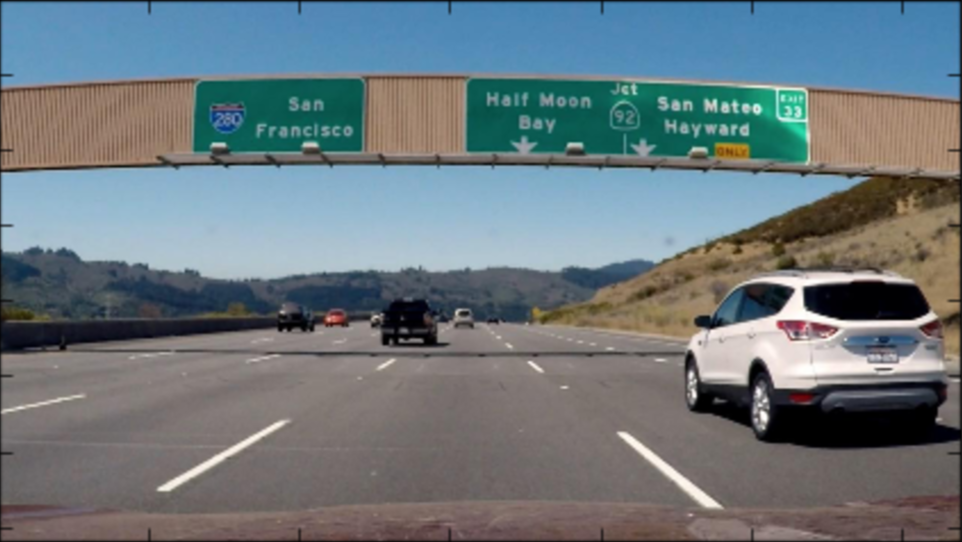
#> input picture applying_sobel/original.png, 962 x 542 px
$ jupyter execute applying_sobel.ipynb   (older library calls are emulated)
#> lines starting #> are read from the running program, lines starting #| are printed output that depends on the picture; after the words box and inside, x2 and y2 are one past the last pixel; in counts of white or black regions, pixels touching at a corner belong together
[cell 1]
import numpy as np
import cv2
import matplotlib.pyplot as plt
import matplotlib.image as mpimg
import pickle

[cell 2]
# Read in an image and grayscale it
image = mpimg.imread('original.png')
#> image is the input picture: shape (542, 962, 4) float32; mean R, G, B, A 0.424, 0.471, 0.492, 1

[cell 3]
# Define a function that applies Sobel x or y,
# then takes an absolute value and applies a threshold.
# Note: calling your function with orient='x', thresh_min=5, thresh_max=100
# should produce output like the example image shown above this quiz.
# def abs_sobel_thresh(img, orient='x', thresh_min=0, thresh_max=255):
def abs_sobel_thresh(img, orient='x', thresh=(0, 255)):
    # Apply the following steps to img

    # 1) Convert to grayscale
#> called with orient = 'x', thresh = (20, 100)
    gray = cv2.cvtColor(img, cv2.COLOR_RGB2GRAY)
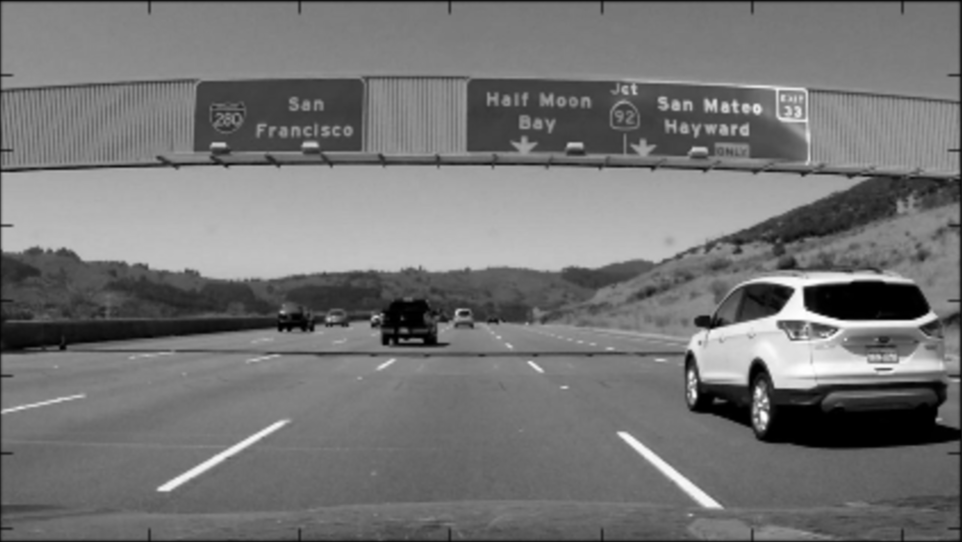
#> gray: shape (542, 962) float32; min 0, max 1, mean 0.459

    # 2) Take the derivative in x or y given orient = 'x' or 'y'
    sobel_x = cv2.Sobel(gray, cv2.CV_64F, 1, 0)
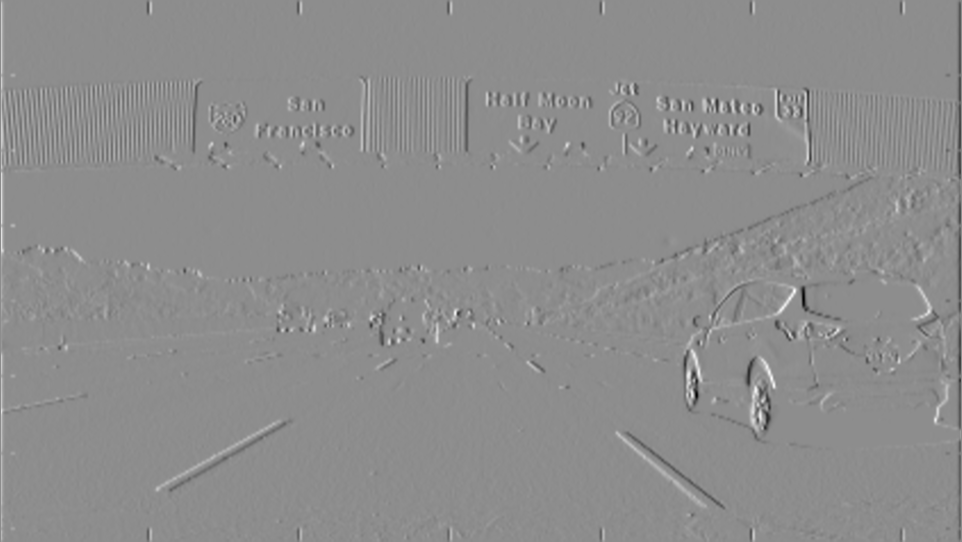
#> sobel_x: shape (542, 962) float64; min -2.39, max 1.92, mean -0.000894; drawn with min black and max white
    sobel_y = cv2.Sobel(gray, cv2.CV_64F, 0, 1)
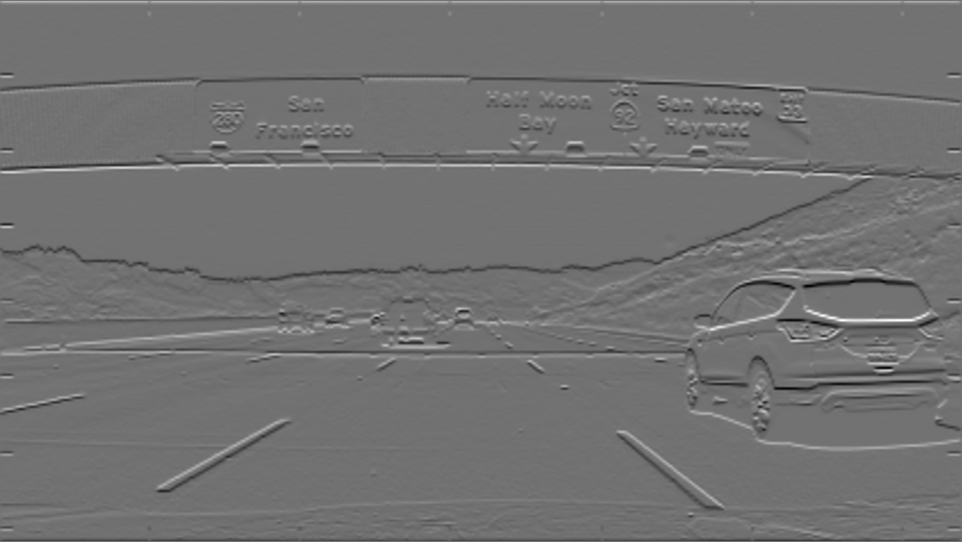
#> sobel_y: shape (542, 962) float64; min -2.26, max 2.79, mean 0.000286; drawn with min black and max white
    print("sobel_x:")
    print(sobel_x)
#> (printed output is left out)
    # 3) Take the absolute value of the derivative or gradient
    if 'x' == orient:
        abs_sobel = np.absolute(cv2.Sobel(gray, cv2.CV_64F, 1, 0))
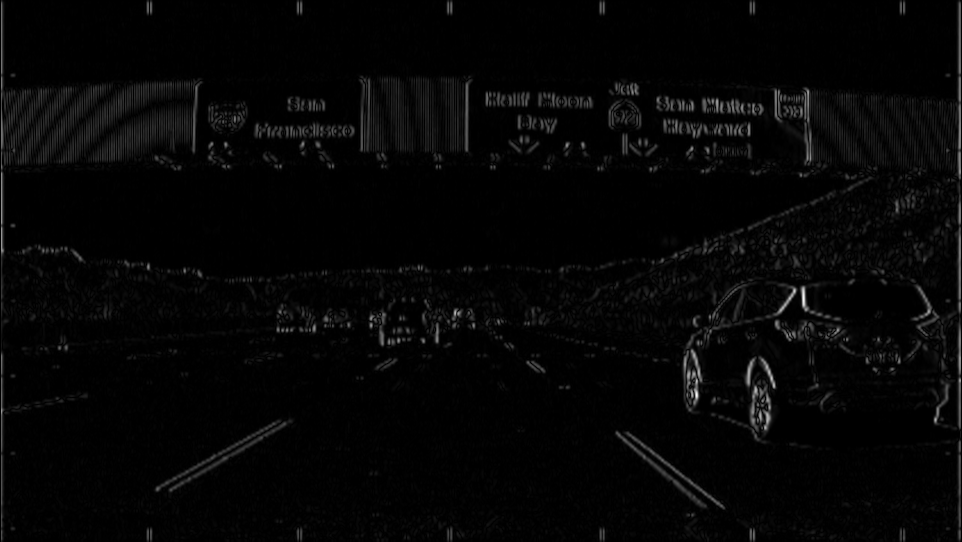
#> abs_sobel: shape (542, 962) float64; min 0, max 2.39, mean 0.057; drawn with min black and max white
    elif 'y' == orient:
        abs_sobel = np.absolute(cv2.Sobel(gray, cv2.CV_64F, 0, 1))
    print("abs_sobel:")
    print(abs_sobel)
#> (printed output is left out)

    # 4) Scale to 8-bit (0 - 255) then convert to type = np.uint8
    scaled_sobel = np.uint8(255*abs_sobel/np.max(abs_sobel))
    print("scaled_sobel:")
    print(scaled_sobel)
#> (printed output is left out)

    # 5) Create a mask of 1's where the scaled gradient magnitude
            # is > thresh_min and < thresh_max
    mask = (scaled_sobel >= thresh[0]) & (scaled_sobel <= thresh[1])
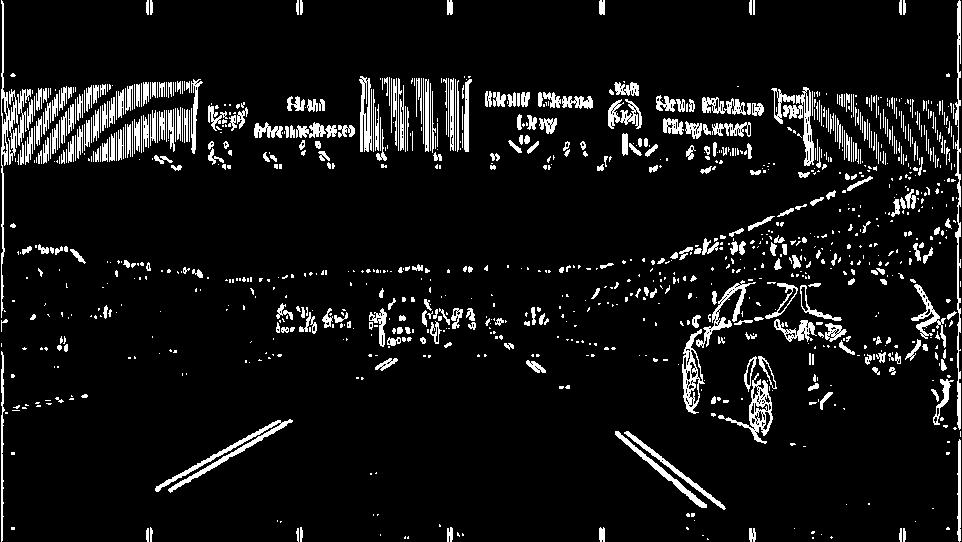
#> mask: shape (542, 962) bool; 7.9% white; 1136 white regions (755 under 20 px), largest, box (x1, y1, x2, y2) and area: (155, 419, 293, 493) 1204, (1, 0, 18, 318) 1177, (955, 0, 961, 430) 1154
    print("mask:")
    print(mask)
#> (printed output is left out)

    # 6) Return this mask as your binary_output image
    binary_output = np.zeros_like(scaled_sobel)
    binary_output[mask] = 1

    return binary_output

[cell 4]
# Run the function
grad_binary = abs_sobel_thresh(image, orient='x', thresh=(20,100))
# Plot the result
f, (ax1, ax2) = plt.subplots(1, 2, figsize=(24, 9))
f.tight_layout()
ax1.imshow(image)
ax1.set_title('Original Image', fontsize=50)
ax2.imshow(grad_binary, cmap='gray')
ax2.set_title('Thresholded Gradient', fontsize=50)
plt.subplots_adjust(left=0., right=1, top=0.9, bottom=0.)
